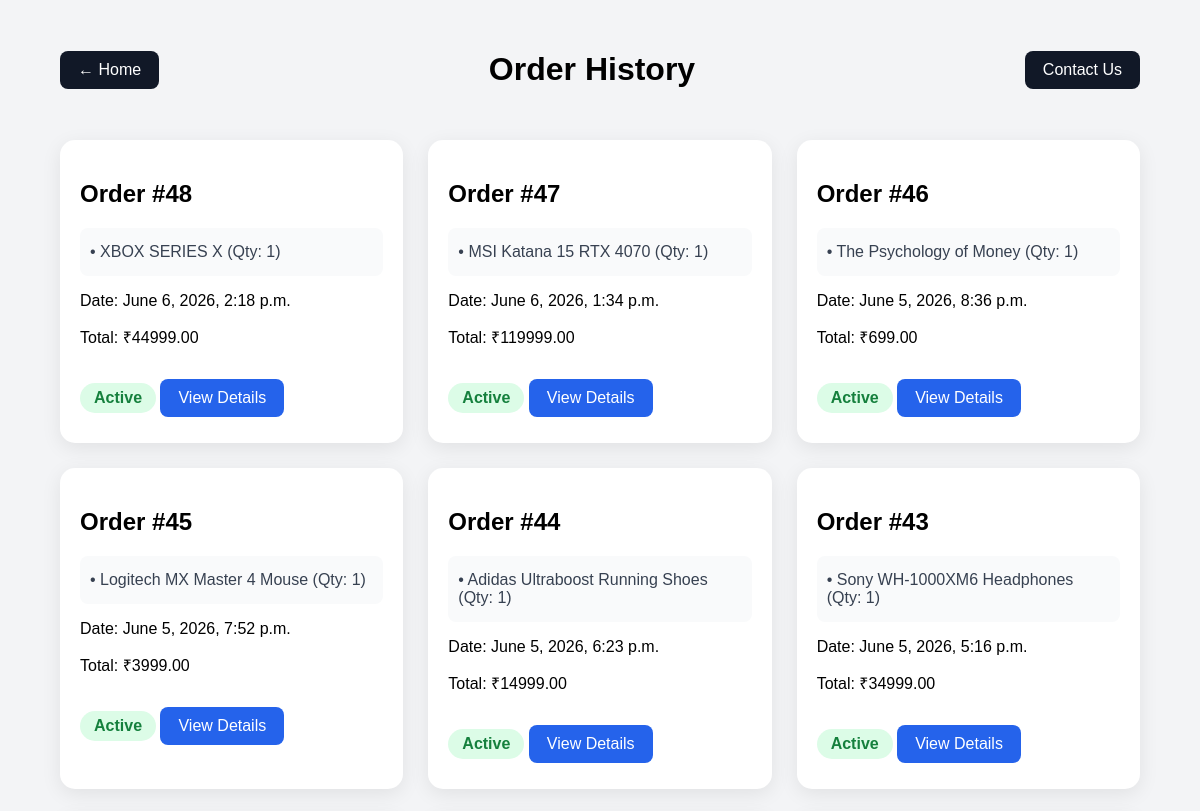
The app's page /orders/orders/ (signed in, upper part), older data.
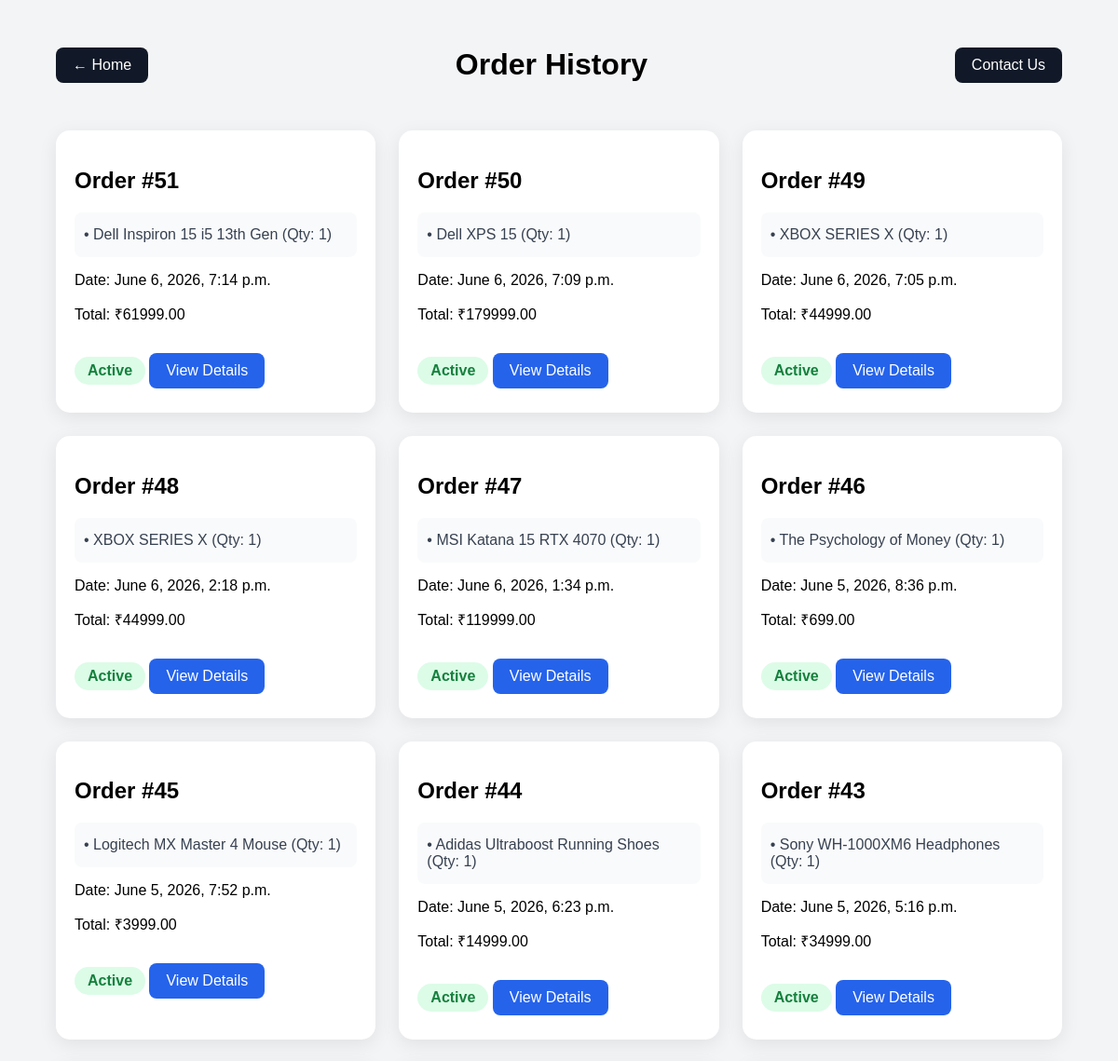
The same page, newer data.
### orders/models.py (models this page shows, shortened)
class Order(models.Model):
    user=models.ForeignKey(User,on_delete=models.CASCADE)
    shipping_address = models.ForeignKey(
        'ShippingAddress',
        on_delete=models.SET_NULL,
        null=True
    )
    PAYMENT_CHOICES = [
    ('COD', 'Cash On Delivery'),
    ('UPI', 'UPI'),
    ('CARD', 'Card'),
    ('NETBANKING', 'Net Banking')
]
    payment_method = models.CharField(
    max_length=20,
    choices=PAYMENT_CHOICES,
    default='COD'
)
    payment_status = models.CharField(
    max_length=20,
    default='Pending'
)
    razorpay_order_id = models.CharField(
    max_length=200,
    blank=True,
    null=True
)
    payment_id = models.CharField(
    max_length=200,
    blank=True,
    null=True
)
    created_at=models.DateTimeField(default=timezone.now)
    total_price=models.DecimalField(max_digits=12,decimal_places=2)
    is_cancelled=models.BooleanField(default=False)

class OrderItem(models.Model):
    order=models.ForeignKey(Order,on_delete=models.CASCADE,related_name='items')
    product=models.ForeignKey(Product,on_delete=models.CASCADE)
    quantity=models.PositiveIntegerField()
    price=models.DecimalField(max_digits=12,decimal_places=2)

### products/models.py (models this page shows, shortened)
class Product(models.Model):
    name= models.CharField(max_length=255)
    price=models.DecimalField(max_digits=10, decimal_places=2)
    stock=models.IntegerField()
    description=models.TextField()
    image=models.ImageField(upload_to='product_images/')
    created_at=models.DateTimeField(auto_now_add=True)
    updated_at=models.DateTimeField(auto_now=True)
    CATEGORY_CHOICES = [
        ('Electronics', 'Electronics'),
        ('Laptops', 'Laptops'),
        ('Wearables', 'Wearables'),
        ('Fashion', 'Fashion'),
    ]
    category = models.CharField(
        max_length=20,
        choices=CATEGORY_CHOICES,
        default='Electronics',
        blank=True,
        null=True
    )
    is_featured = models.BooleanField(
        default=False
    )

### orders/views.py (the view)
# urls.py: path('orders/',views.order_history,name='order_history'),
@login_required
def order_history(request):
    orders = Order.objects.filter(
        user=request.user
    ).order_by('-created_at')
    return render(
        request,
        'orders/order_history.html',
        {
            'orders': orders
        }
    )

### orders/templates/orders/order_history.html (shortened to what this page needs)
{% load static %}
<!DOCTYPE html>
<html>
<head>
    <link
        rel="stylesheet"
        href="{% static 'css/orders.css' %}"
    >
</head>
<body>
<div class="page-container">
    <div class="page-header">
        <a
            href="{% url 'home' %}"
            class="back-btn"
        >
            ← Home
        </a>
        <h1>
             Order History
        </h1>
        <a href="{% url 'contact_us' %}" class="back-btn">
        Contact Us
    </a>
    </div>
    {% if orders %}
        <div class="orders-grid">
            {% for order in orders %}
            <div class="order-card">
    <h2>
        Order #{{ order.id }}
    </h2>
    <div class="product-preview">
        {% for item in order.items.all %}
            <p>
                • {{ item.product.name }}
                (Qty: {{ item.quantity }})
            </p>
        {% endfor %}
    </div>
    <p>
        Date:
        {{ order.created_at }}
    </p>
    <p>
        Total:
        ₹{{ order.total_price }}
    </p>
    {% if order.is_cancelled %}
        <span class="status cancelled">
            Cancelled
        </span>
    {% else %}
        <span class="status active">
            Active
        </span>
    {% endif %}
    <a
        href="{% url 'order_detail' order.id %}"
        class="view-btn"
    >
        View Details
    </a>
</div>
            {% endfor %}
        </div>
    {% endif %}
</div>
</body>
</html>

### static/css/orders.css (style rules this page uses)
body { margin:0; padding:0; background:#f3f4f6; font-family:Arial,sans-serif; }
.page-container { width:90%; margin:auto; padding:30px 0; }
.page-header { display:flex; align-items:center; justify-content:space-between; margin-bottom:30px; }
.back-btn { background:#111827; color:white; text-decoration:none; padding:10px 18px; border-radius:8px; }
.orders-grid { display:grid; grid-template-columns: repeat(auto-fit,minmax(280px,1fr)); gap:25px; }
.order-card, .summary-card, .item-card { background:white; border-radius:15px; padding:20px; box-shadow: 0 5px 20px rgba(0,0,0,.08); }
.status { display:inline-block; margin:10px 0; padding:6px 14px; border-radius:20px; font-weight:600; }
.active { background:#dcfce7; color:#15803d; }
.view-btn { display:inline-block; margin-top:15px; background:#2563eb; color:white; text-decoration:none; padding:10px 18px; border-radius:8px; }
.product-preview { margin:15px 0; padding:10px; background:#f9fafb; border-radius:8px; }
.product-preview p { margin:5px 0; color:#374151; font-weight:500; }

Row changes from the older to the newer data that the page shows:
added Order: id "51", created_at "June 6, 2026, 7:14 p.m.", total_price "61999.00", is_cancelled "Active"
added OrderItem: product.name "Dell Inspiron 15 i5 13th Gen", quantity "1", shown under "51"
added Order: id "50", created_at "June 6, 2026, 7:09 p.m.", total_price "179999.00", is_cancelled "Active"
added OrderItem: product.name "Dell XPS 15", quantity "1", shown under "50"
added Order: id "49", created_at "June 6, 2026, 7:05 p.m.", total_price "44999.00", is_cancelled "Active"
added OrderItem: product.name "XBOX SERIES X", quantity "1", shown under "49"
